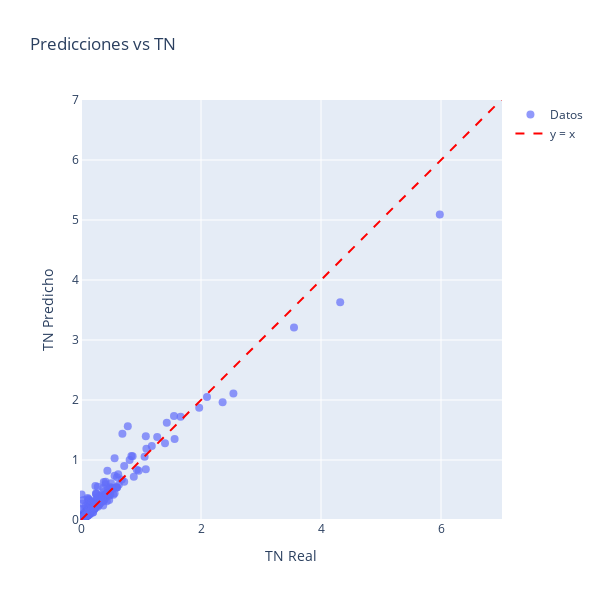

The cell this chart's notebook holds for it:
### Code cell
import plotly.graph_objects as go

# Crear el gráfico de dispersión
fig = go.Figure()

# Añadir los puntos de dispersión con el product_id en el hover
fig.add_trace(go.Scatter(
    x=df_final["tn"],
    y=df_final["tn_t2_pred"],
    mode='markers',
    name='Datos',
    customdata=df_final["product_id"],  # Pasamos el product_id como dato adicional
    hovertemplate=(
        "<b>TN Real</b>: %{x}<br>"
        "<b>TN Predicho</b>: %{y}<br>"
        "<b>Product ID</b>: %{customdata}<br>"
        "<extra></extra>"  # Elimina información adicional automática
    ),
    marker=dict(size=8, opacity=0.7)  # Opcional: ajustar tamaño y transparencia
))

# Añadir la línea de referencia y=x
fig.add_trace(go.Scatter(
    x=[0, 1400],
    y=[0, 1400],
    mode='lines',
    name='y = x',
    line=dict(color='red', dash='dash')
))

# Configurar el diseño del gráfico para que sea cuadrado
fig.update_layout(
    title='Predicciones vs TN',
    xaxis_title='TN Real',
    yaxis_title='TN Predicho',
    showlegend=True,
    # Forzar misma escala en ejes X e Y
    xaxis=dict(scaleanchor="y", scaleratio=1),
    yaxis=dict(scaleanchor="x", scaleratio=1),
    # Tamaño cuadrado (opcional)
    width=600,
    height=600,
    # Rango fijo para ambos ejes (opcional)
    xaxis_range=[0, 7],
    yaxis_range=[0, 7]
)

# Mostrar el gráfico
fig.show()

### Figure 1 — Plotly figure (JSON) as saved in the notebook; plotly's stock layout.template omitted (floating-point values rounded to 4 significant figures; data arrays with more than 128 entries replaced by an {"elided": "..."} marker saying what was removed)
{"data": [{"customdata": {"elided": "558 int values"}, "hovertemplate": "<b>TN Real</b>: %{x}<br><b>TN Predicho</b>: %{y}<br><b>Product ID</b>: %{customdata}<br><extra></extra>", "marker": {"opacity": 0.7, "size": 8}, "mode": "markers", "name": "Datos", "type": "scatter", "x": {"elided": "558 float values"}, "y": {"elided": "558 float values"}}, {"line": {"color": "red", "dash": "dash"}, "mode": "lines", "name": "y = x", "type": "scatter", "x": [0, 1400], "y": [0, 1400]}], "layout": {"height": 600, "showlegend": true, "title": {"text": "Predicciones vs TN"}, "width": 600, "xaxis": {"range": [0, 7], "scaleanchor": "y", "scaleratio": 1, "title": {"text": "TN Real"}}, "yaxis": {"range": [0, 7], "scaleanchor": "x", "scaleratio": 1, "title": {"text": "TN Predicho"}}}}
